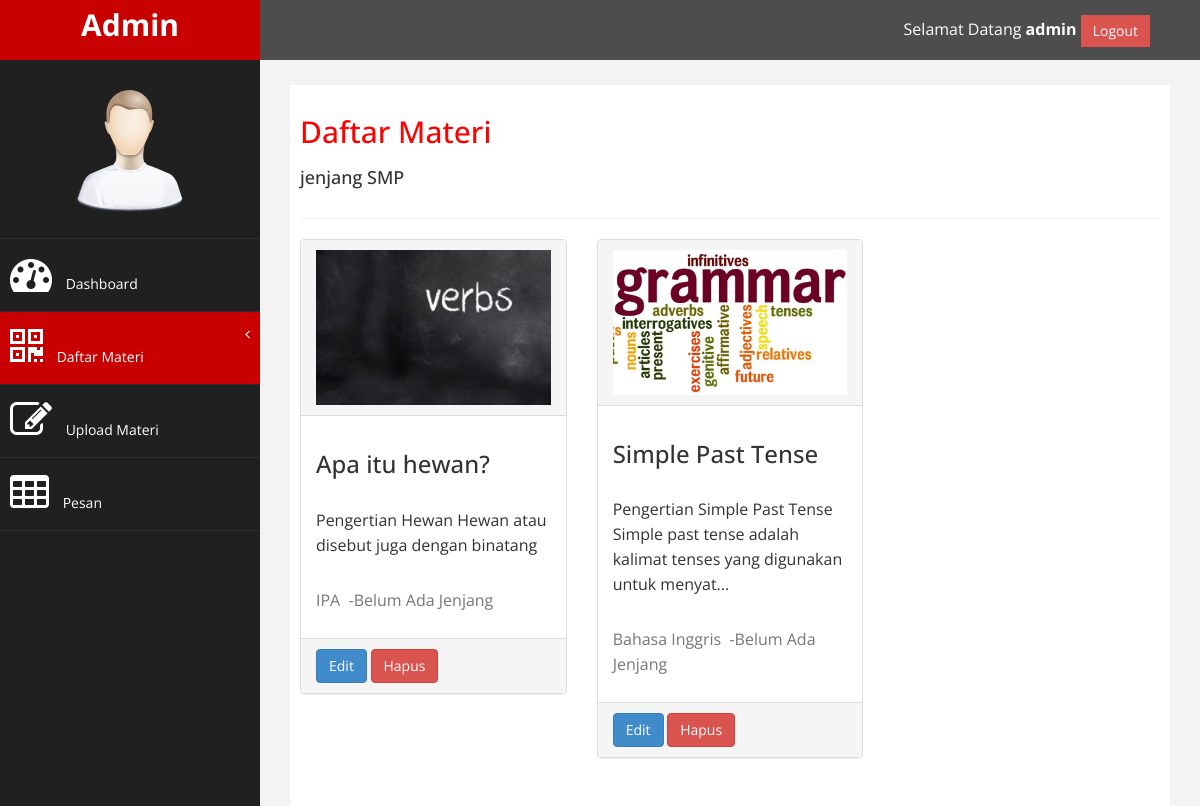
Screenshot of /admin/materi.php?jenjang=SMP (signed in) with the database file from the repository.
### tables this page shows
CREATE TABLE `tambah` (
  `id` int(11) NOT NULL,
  `judul` varchar(50) NOT NULL,
  `deskripsi` mediumtext NOT NULL,
  `jenjang` varchar(10) NOT NULL,
  `kelas` varchar(30) NOT NULL,
  `pelajaran` varchar(100) NOT NULL,
  `fileToUpload` varchar(100) NOT NULL,
  `tanggal` varchar(100) NOT NULL
);

### admin/materi.php (the view, shortened to what this page needs)
<?php
if(!isset($_SESSION['username'])) {
   header('location:../LOGIN/index.php');
} else {
   $username = $_SESSION['username'];
}
$get_jenjang = $_GET['jenjang'];
?>
<!DOCTYPE html>
<html xmlns="http://www.w3.org/1999/xhtml">
<head>
    <link href="assets/css/bootstrap.css" rel="stylesheet" />
    <link href="assets/css/font-awesome.css" rel="stylesheet" />
    <link href="assets/js/morris/morris-0.4.3.min.css" rel="stylesheet" />
    <link href="assets/css/custom.css" rel="stylesheet" />
</head>
<body>
    <div id="wrapper">
        <nav class="navbar navbar-default navbar-cls-top " role="navigation" style="margin-bottom: 0">
            <div class="navbar-header">
                <a class="navbar-brand" href="index.php">Admin</a>
            </div>
  <div style="color: white;
padding: 15px 50px 5px 50px;
float: right;
font-size: 16px;">Selamat Datang <b><?php echo $username; ?></b>  <a href="../login/logout.php" class="btn btn-danger square-btn-adjust">Logout</a> </div>
        </nav>
            <nav class="navbar-default navbar-side" role="navigation">
            <div class="sidebar-collapse">
                <ul class="nav" id="main-menu">
                <li class="text-center">
                    <img src="assets/img/find_user.png" class="user-image img-responsive"/>
                    </li>
                    <li>
                        <a  href="index.php"><i class="fa fa-dashboard fa-3x"></i> Dashboard</a>
                    </li>
                    <li>
                        <a  class="active-menu" href="#"><i class="fa fa-qrcode fa-3x"></i> Daftar Materi<span class="fa arrow"></span></a>
                      </li>
                    <li  >
                        <a  href="form.php"><i class="fa fa-edit fa-3x"></i> Upload Materi </a>
                    </li>
                    <li  >
                        <a  href="table.php"><i class="fa fa-table fa-3x"></i> Pesan</a>
                    </li>
                </ul>
            </div>
        </nav>
        <div id="page-wrapper" >
            <div id="page-inner">
                <div class="row">
                    <div class="col-md-12">
                     <h2>Daftar Materi</h2>
                        <h4>jenjang
      <?php
       echo $get_jenjang;
       ?></h4>
                    </div>
                </div>
                 <hr />
            <div class="row">
                <?php
                include("koneksi.php");
               $sql = mysqli_query($koneksi, "SELECT * FROM tambah WHERE `jenjang` LIKE '$get_jenjang' ORDER BY id");
                while($data=mysqli_fetch_array($sql)){
                    switch ($data['jenjang']) {
              default:
                $jenjang = "Belum Ada Jenjang";
                break;
            }
                 ?>
                <div class="col-md-4 col-sm-4">
                    <div class="panel panel-default">
                        <div class="panel-heading">
                           <img src="gambar/<?php echo $data['fileToUpload']; ?>" width="100%">
                        </div>
                        <div class="panel-body">
                            <h3><?php echo $data['judul']; ?></h3>
                            <p><?php
                                $string = $data['deskripsi'];
                                if(strlen($string) > 128) $string = substr($string, 0, 128).'...';
                                echo strip_tags($string); ?></p>
                                <p class="card-text"><large class="text-muted"><?php echo $data['pelajaran']; ?>&nbsp;&nbsp;-<?php echo $jenjang; ?></large></p>
                        </div>
                        <div class="panel-footer">
                            <a href="#" class="btn btn-primary">Edit</a>
                            <a href="delete.php?id=<?php echo $data['id']; ?>" class="btn btn-danger" align="right">Hapus</a>
                        </div>
                    </div>
                </div>
                <?php
            }
                 ?>
    </div>
            </div>
        </div>
</body>
</html>

### admin/assets/css/custom.css (style rules this page uses)
body { font-family: 'Open Sans', sans-serif; }
#wrapper { width: 100%; background:#202020; }
#page-wrapper { padding: 15px 15px; min-height: 600px; background:#F3F3F3; }
#page-inner { width:100%; margin:10px 20px 10px 0px; background-color:#fff!important; padding:10px; min-height:1200px; }
.text-center { text-align:center; }
h2 { color: #f00; }
h4 { padding-top:10px; }
.square-btn-adjust { border: 0px solid transparent; -webkit-border-radius: 0px; -moz-border-radius: 0px; border-radius: 0px; }
p { font-size:16px; line-height:25px; padding-top:20px; }
.user-image { margin: 25px auto; -webkit-border-radius: 10px; -moz-border-radius: 10px; border-radius: 10px; max-height:170px; max-width:170px; }
.navbar-cls-top .navbar-brand { color: #fff; background: #C90000; width: 260px; text-align: center; height: 60px; font-size: 30px; font-weight: 700; }
.active-menu { background-color:#C90000!important; }
.arrow { float: right; }
.fa.arrow:before { content: "\f104"; }
.sidebar-collapse , .sidebar-collapse .nav { background:none; }
.sidebar-collapse .nav { padding:0; }
.sidebar-collapse .nav > li > a { color:#fff; background:#202020; text-shadow:none; }
.sidebar-collapse > .nav > li > a { padding:15px 10px; }
.sidebar-collapse > .nav > li { border-bottom: 1px solid rgba(107, 108, 109, 0.19); }
.navbar-side { border:none; background-color: #202020; }
.navbar-cls-top { background:#4D4D4D; border-bottom:none; }
.navbar-default { border:0px solid black; }
.navbar-header { background: #A70303; }
.nav > li > a > i { margin-right:10px; }
@media (min-width:768px) { #page-wrapper { margin: 0 0 0 260px; padding: 15px 30px; min-height: 1200px; } }
@media (min-width:768px) { .navbar-side { z-index: 1; position: absolute; width: 260px; } }
@media (min-width:768px) { .navbar { border-radius: 0px; } }

### rows the page displays
tambah: fileToUpload (picture), judul "Apa itu hewan?", deskripsi "Pengertian Hewan Hewan atau disebut juga dengan binatang", pelajaran "IPA", jenjang "Belum Ada Jenjang"
tambah: fileToUpload (picture), judul "Simple Past Tense", deskripsi "Pengertian Simple Past Tense Simple past tense adalah kalimat tenses yang digunakan untuk menyat...", pelajaran "Bahasa Inggris", jenjang "Belum Ada Jenjang"

### other values shown
$username "admin"
$get_jenjang "SMP"
